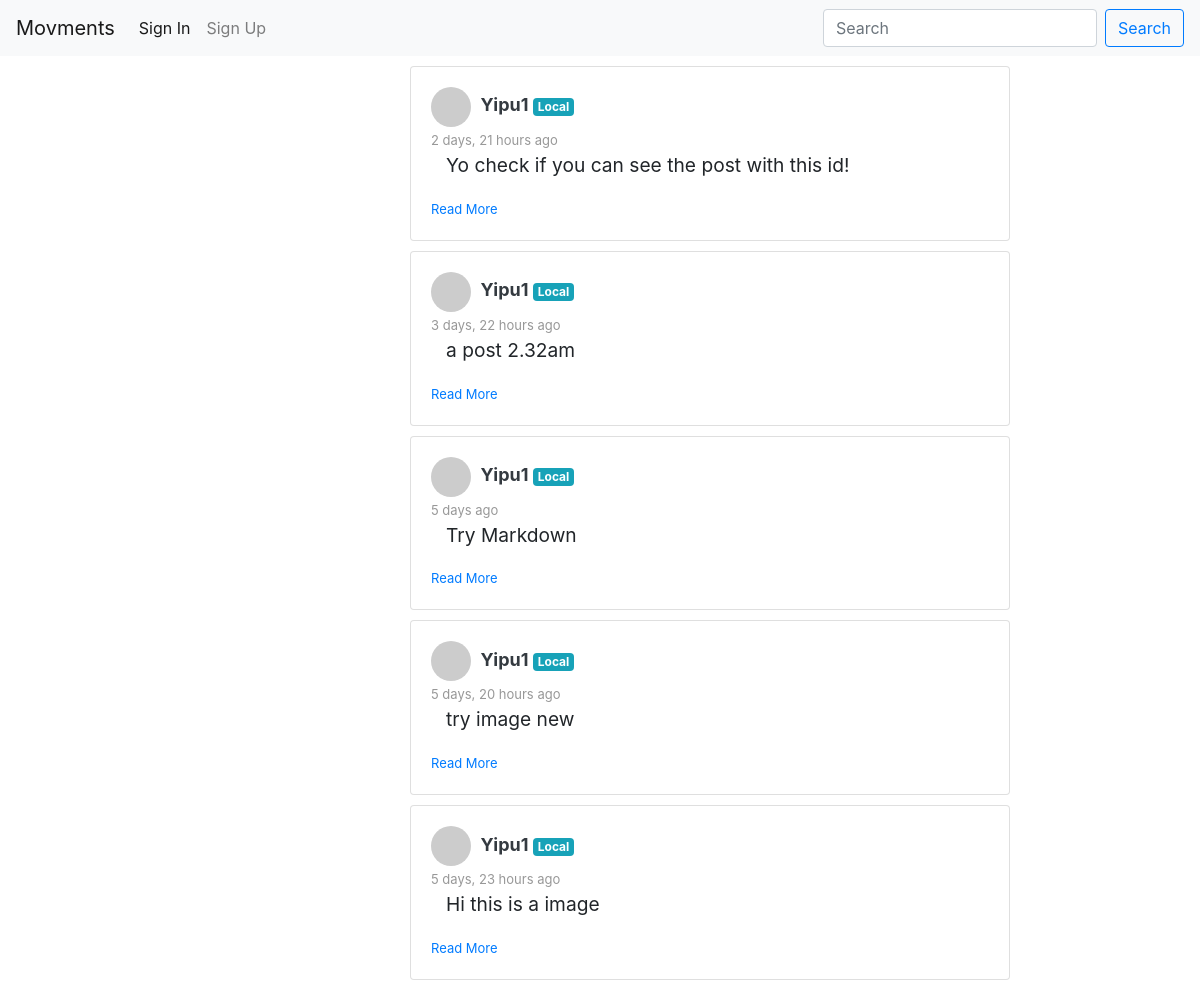
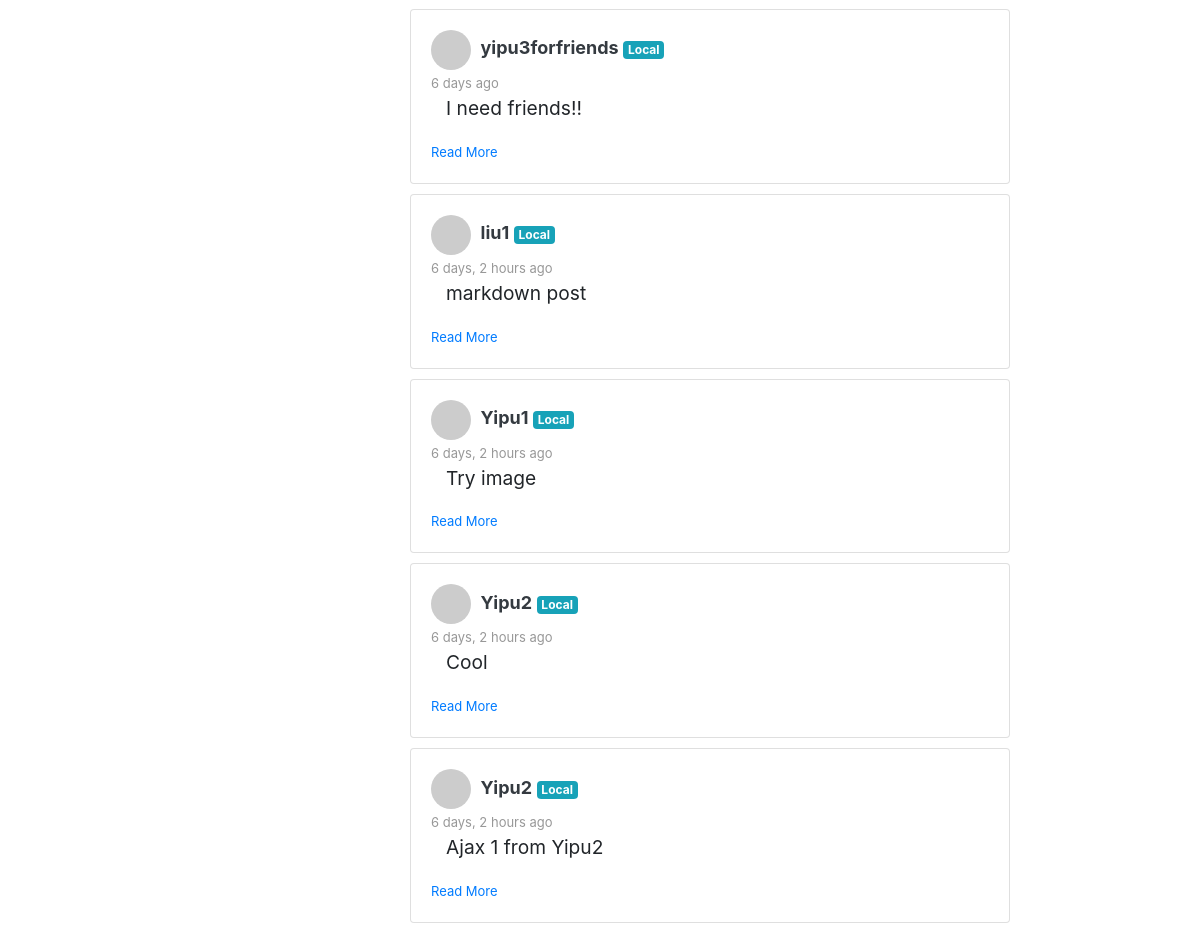
The page /posts/ on the database as committed earlier (2 pictures, top to bottom).
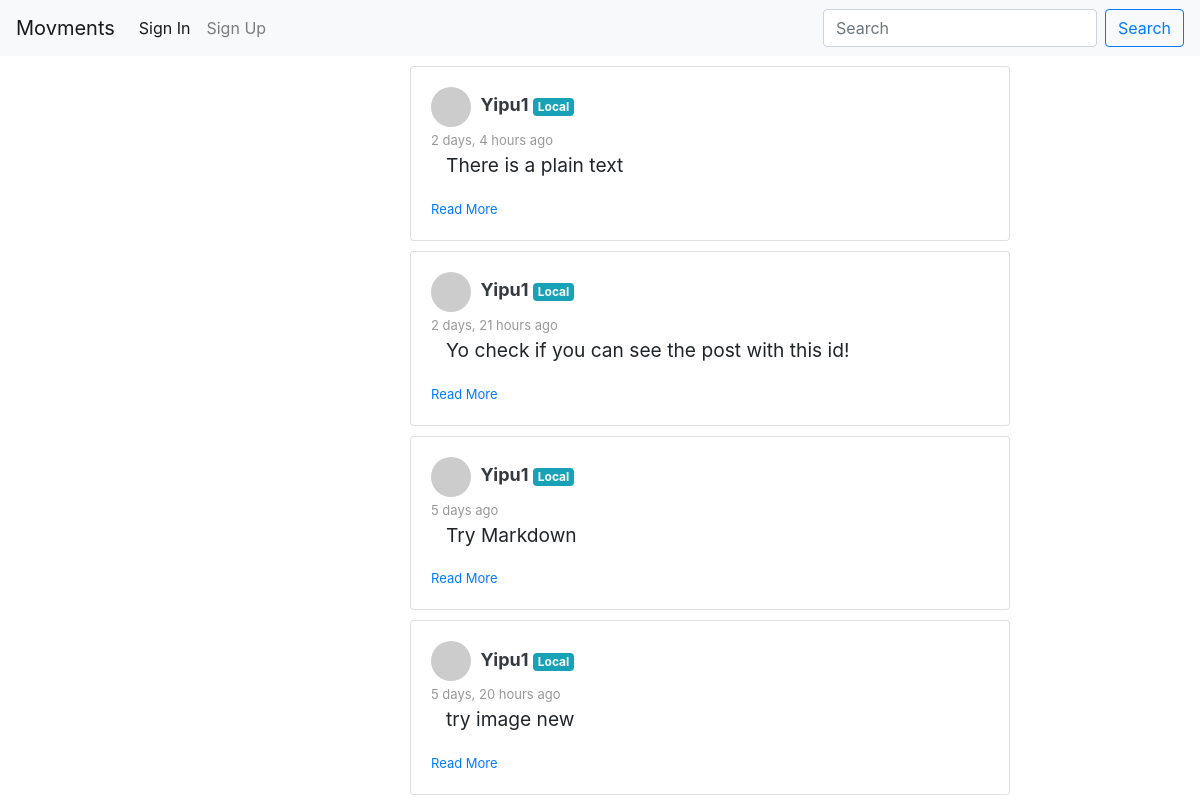
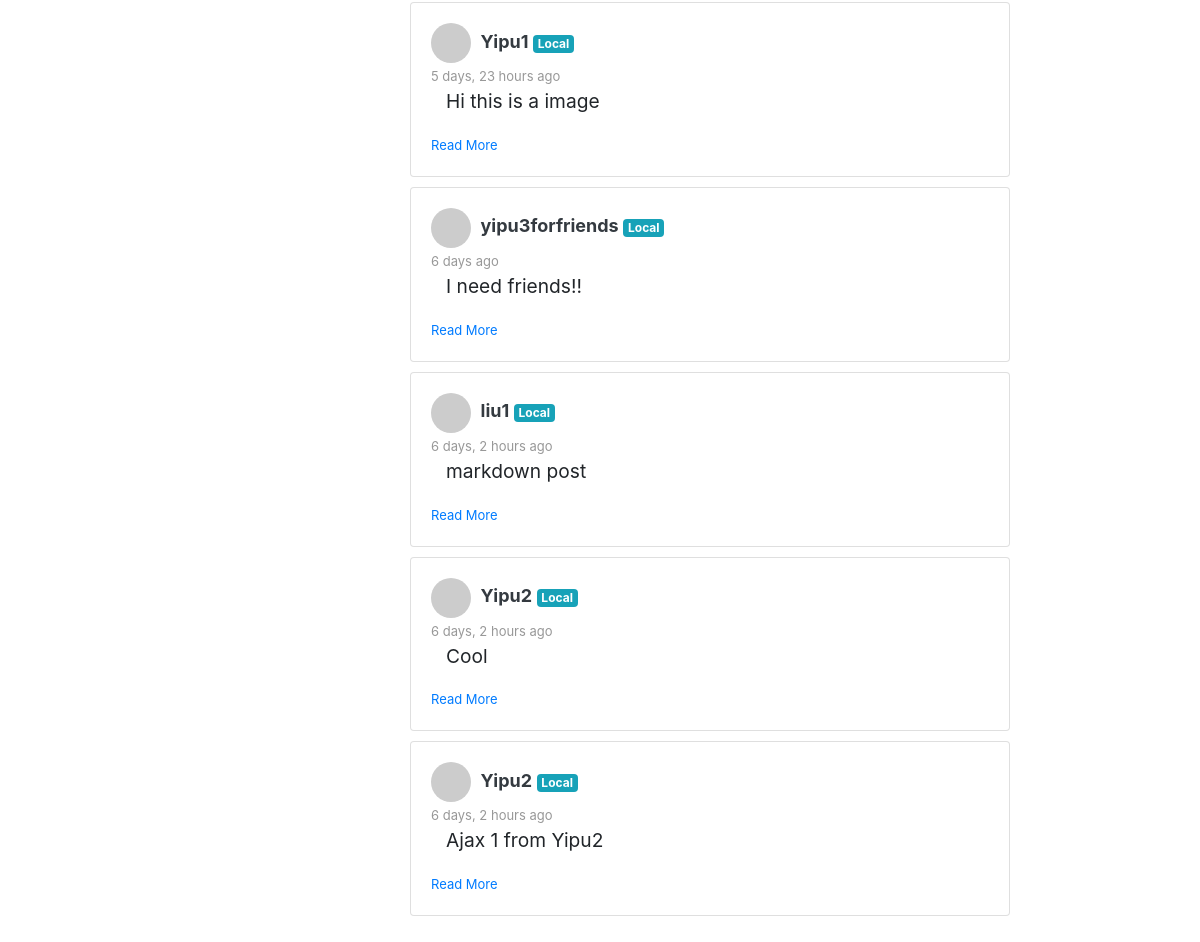
The same page on the database as committed later (2 pictures, top to bottom).
### posting/models.py (models this page shows, shortened)
class Post(models.Model):
    id = models.UUIDField(primary_key=True, default=uuid.uuid4, max_length=50, editable=False)
    author = models.ForeignKey(Author, on_delete=models.CASCADE)
    title = models.CharField(max_length=100)
    contentType = models.CharField(max_length=20, default = 'text/plain', choices=CONTENT_TYPE)
    origin = models.CharField(default="",max_length=200, editable=False)
    source = models.CharField(max_length=200, blank=True)
    content = models.TextField()
    categories = models.CharField(max_length=200, blank=True)
    unlisted = models.BooleanField(default=False, choices=UNLISTED)
    published = models.DateTimeField('date posted', auto_now_add=True, blank=True)
    visibility = models.CharField(max_length=10, default = 'PUBLIC', choices=POST_VISIBILITY)
    visibleTo = models.TextField(blank=True)

### accounts/models.py (models this page shows, shortened)
class Author(AbstractBaseUser):
    email=models.EmailField(
        verbose_name='email address',
        max_length=60,
        unique=True,
    )
    id = models.CharField(primary_key=True, default=uuid.uuid4().urn[9:], editable=False,max_length=100,unique=True)
    displayName = models.CharField(max_length=30)
    lastName = models.CharField(max_length=30, blank=True)
    firstName = models.CharField(max_length=30, blank=True)
    host = models.CharField(default=settings.HOSTNAME, max_length=100)
    url = models.CharField(default="", max_length=100)
    avatar = models.ImageField(upload_to='avatar/', default = 'avatar/default-avatar.png', blank=True, null=True)
    github = models.URLField(default="", max_length=100, null=True)
    bio = models.CharField(default="This guy is too lazy to write a bio...", max_length=200, blank=True, null=True)
    date_joined=models.DateField(verbose_name="date joined", auto_now=True)
    last_login=models.DateField(verbose_name="last login", auto_now=True)
    active=models.BooleanField(default=True)
    activated=models.BooleanField(default=False)
    node=models.BooleanField(default=False)
    admin=models.BooleanField(default=False)
    share=models.BooleanField(default=False)
    share_image=models.BooleanField(default=False)
    objects = AuthorManager()
    USERNAME_FIELD = 'email'
    REQUIRED_FIELDS = ['displayName', ]

### posting/views.py (the view, shortened to what this page needs)
# urls.py: path('posts/', APIviews.ViewPublicPosts.as_view(), name='view public posts'),
class ViewPublicPosts(APIView):
    permission_classes = [IsActivatedOrReadOnly]
    def get(self, request, format=None):
        try:
            posts = getVisiblePosts(request.user)
            posts.sort(key=lambda x: x.published, reverse=True)
            context = {
                'post_list': posts[:20],
            }
            return render(request, "posting/stream.html", context)
        except Exception as e:
            print(e)
            return HttpResponseServerError(e)

### accounts/permissions.py (called while the page is built)
    def has_permission(self, request, view):
        if request.method in self.safe_method:
            return True
        if request.user:
            return request.user.is_activated
        return False

### posting/helper_functions.py (called while the page is built, shortened)
def getVisiblePosts(requester, author=None):
    result = set()
    if requester.is_anonymous or requester.host != settings.HOSTNAME:
        if author:
            return list(Post.objects.filter(author=author, visibility='PUBLIC', unlisted=False).order_by('-published'))
        else:
            return list(Post.objects.filter(visibility='PUBLIC', unlisted=False).order_by('-published'))

### posting/templates/posting/stream.html (shortened to what this page needs)
{% extends 'posting/homepage.html' %}
{% block content %}
    <ul style=" padding: 0; list-style-type: none;">
    {% if post_list %}
            {% for post in post_list %}
            <li id="list">
                {% include 'posting/post-inline-view.html' with post=post %}
            </li>
            {% endfor %}
        </ul>
    {% endif %}
{% endblock %}

### posting/templates/posting/homepage.html (shortened to what this page needs)
<!DOCTYPE html>
<html>
    {%include 'posting/base.html'%}
    <body>
            {% include 'posting/navbar.html' %}
            <div class="container">
                <div class="row">
                    <div class="col-4">
                    </div>
                    <div class="col-8">
                        <div class="row">
                            {% block content %}
                            {% endblock %}
                        </div>
                    </div>
                </div>
            </div>
    </body>
</html>

### posting/templates/posting/base.html (shortened to what this page needs)
    {% load static %}
    <head>
            <link rel="stylesheet" href="https://stackpath.bootstrapcdn.com/bootstrap/4.1.3/css/bootstrap.min.css">
            <link rel="stylesheet" href="https://cdn.jsdelivr.net/npm/bootstrap-select@1.13.9/dist/css/bootstrap-select.min.css">
    </head>

### posting/templates/posting/navbar.html (shortened to what this page needs)
<nav class="navbar navbar-expand-lg navbar-light bg-light sticky-top">
    <a class="navbar-brand" href="#">Movments</a>
    <div class="collapse navbar-collapse" id="navbarSupportedContent">
      <ul class="navbar-nav mr-auto">
        <li class="nav-item active">
          <a class="nav-link" id="global-home" href="{% url 'posting:view public posts' %}">Home<span class="sr-only">(current)</span></a>
        </li>
        <li class="nav-item">
          <a class="nav-link" id="nav-third" href="{% url 'accounts:view profile' request.user.id %}">My Profile</a>
        </li>
      </ul>
      <form class="form-inline my-2 my-lg-0">
        <input class="form-control mr-sm-2" type="search" placeholder="Search" aria-label="Search">
        <button class="btn btn-outline-primary my-2 my-sm-0" type="submit">Search</button>
      </form>
    </div>
</nav>

### posting/templates/posting/post-inline-view.html
<div class="card" style="width:600px">
    <div class="card-body">
      <img src="https://avatars.dicebear.com/v2/jdenticon/{{post.author.displayName}}.svg" id="imgProfile" style="width: 40px; height: 40px ;border-radius:50%;"/>
      <a class="text-dark font-weight-bold" style="text-decoration: none; font-size: large; display: inline; margin-left: 5px;" href="{% url 'accounts:view profile' post.author.id %}">{{post.author.displayName}}</a>
      {%  if not post.origin.strip %}
        <span class="badge badge-info">Local</span>
      {% else %}
        <span class="badge badge-info">Remote</span>
      {% endif %}
      <br>
        <span id="timestamp">{{ post.published|timesince }} ago</span>
      <div style="margin-left: 15px;">
        <div class="card-title">
            <p style="font-size: larger;">{{ post.title }}</p></p>
        </div>
      </div>
      <a  class="" href="{% url 'posting:view post details' post.id %}" style="font-size: small;" >Read More</a>
    </div>
</div>

### posting/templates/posting/base.html (style rules this page uses)
#list { padding: 0; list-style-type: none; margin-top: 10px; margin-bottom: 10px; }
#timestamp { font-size: small; color:#989898; }
.card { margin-top: 10px; }

Rows that differ between the two databases and show on the page:
removed Post: author.displayName "Yipu1", origin "Local", published "3 days, 22 hours", title "a post 2.32am"
removed Post: author.displayName "Yipu1", origin "Local", published "6 days, 2 hours", title "Try image"
added Post: author.displayName "Yipu1", origin "Local", published "2 days, 4 hours", title "There is a plain text"
